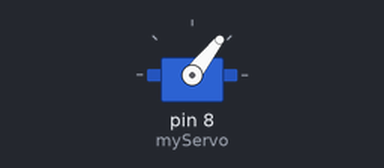
Bench run of a sketch on a simulated Arduino Uno, built with avr-gcc and run on an emulated ATmega328P. On the bench: servo.

Above: at 0.05 s.
At 0.6 s:
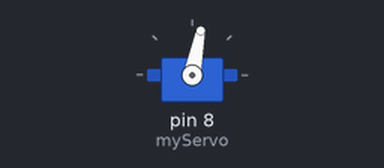
At 1.25 s:
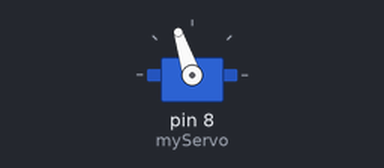
At 2.1 s:
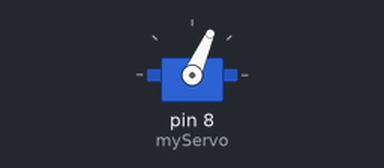
Timing chart, 0 to 5.6 s (numbered marks = the images above):
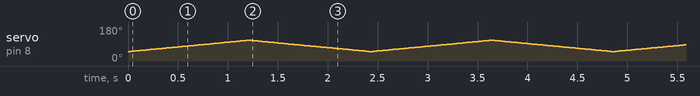

The sketch:

Servo.ino
```cpp
#include <Servo.h>;
Servo myServo;

int pos = 60;

void setup() {
  Serial.begin(9600);
  myServo.attach(8);
  myServo.write(50);

}

void loop() {
    for (pos = 50; pos < 110; pos++) {
      myServo.write(pos);
      delay(20);
    }

    for (pos = 110; pos >= 50; pos--) {
      myServo.write(pos);
      delay(20);
    }
}

void resetPos(int currentPos) {
  if (currentPos < 60) {
    for (int i = currentPos; i <= 60; i++) {
      myServo.write(i);
      delay(20);
    }
  } else if (currentPos > 60) {
    for (int i = currentPos; i >= 60; i--) {
      myServo.write(i);
      delay(20);
    }
  }
}
```
